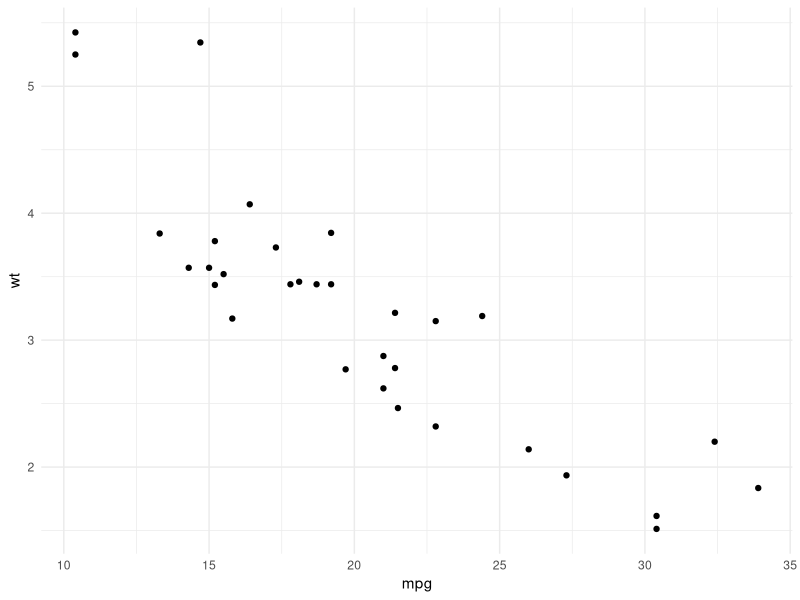

Generate this figure with R:
## ---- chunk 1
installed.packages("tidyverse")
## ---- chunk 2
library(tidyverse)
## ---- chunk 3
#| warning: false
library(tidyverse)
## ---- chunk 4
#| label: fig-scatter-plot
#| fig-cap: "A scatter plot of Miles Per Gallon aganist Weight "
#| 
library(ggplot2)
ggplot(mtcars, aes(x = mpg, y = wt)) +
  geom_point() +
  theme_minimal()
